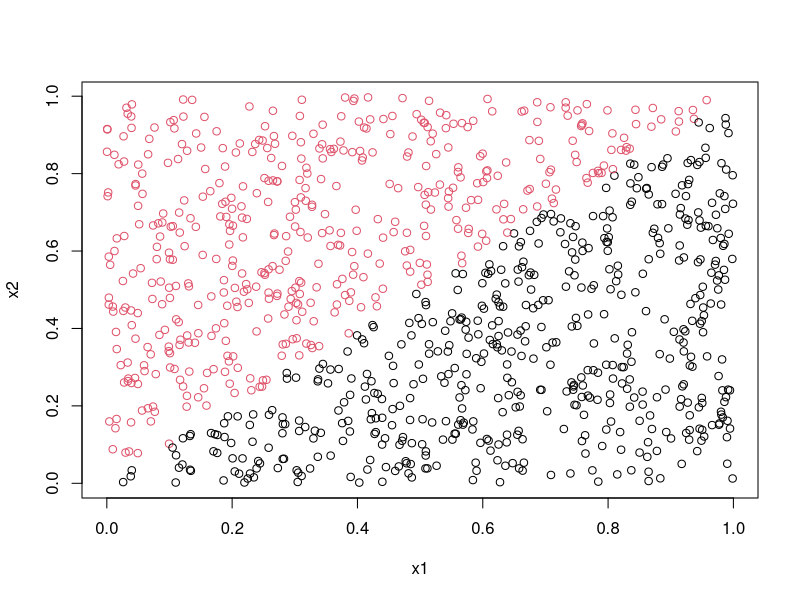
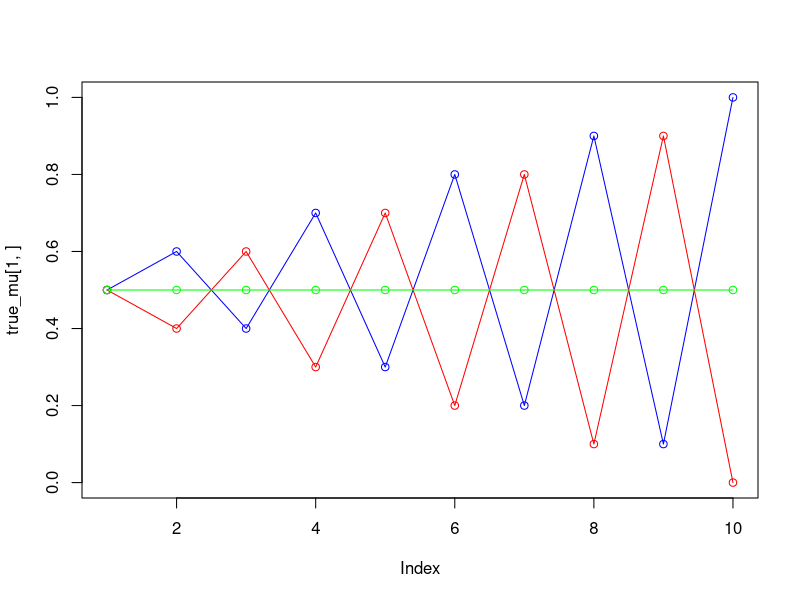
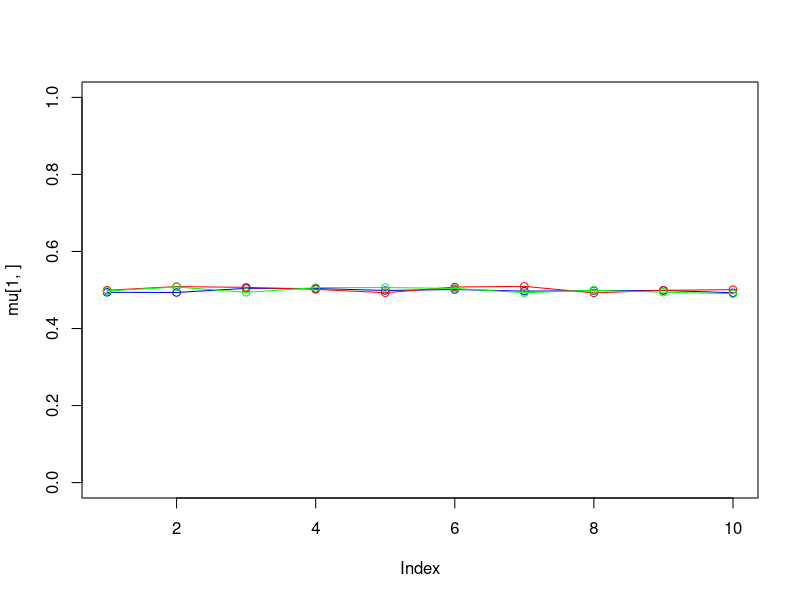
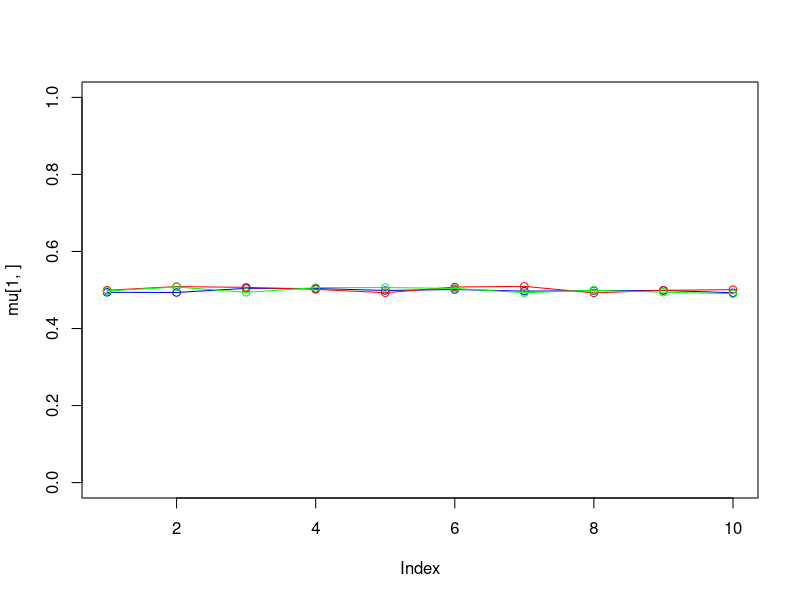
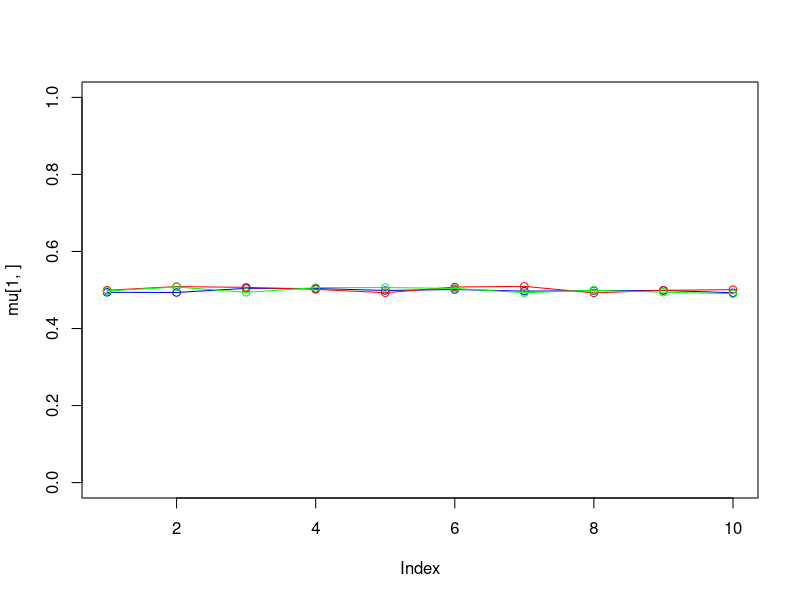
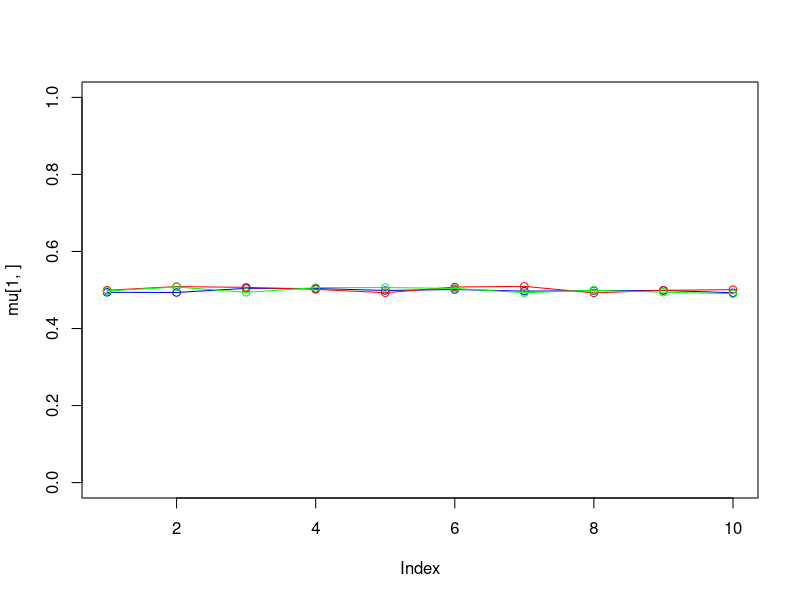
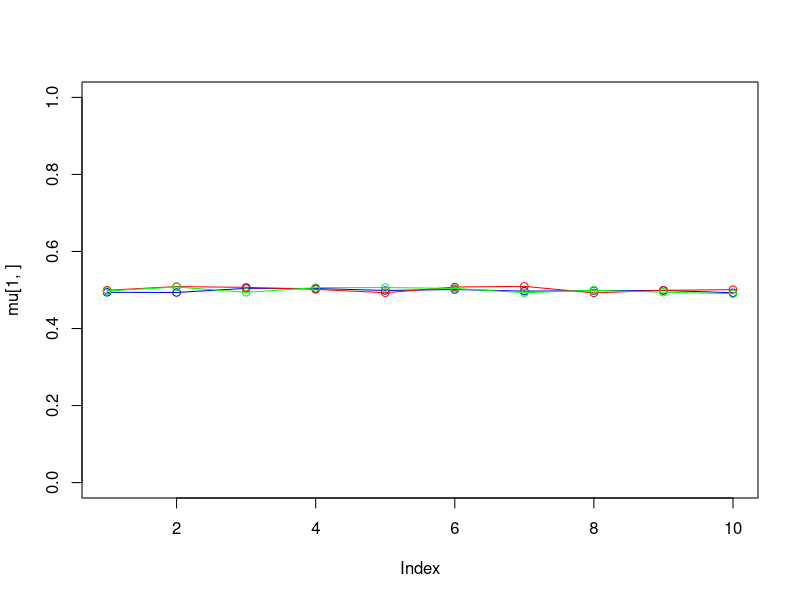
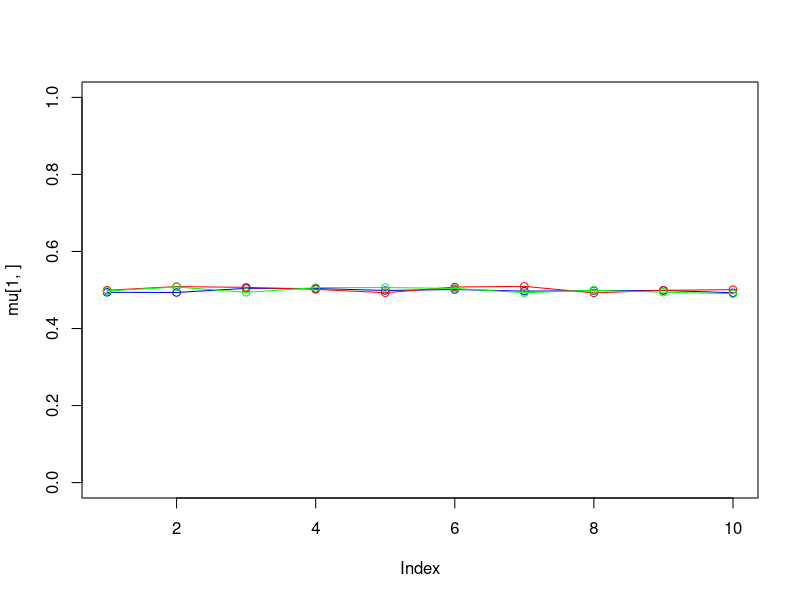

These figures' R source, in order:
## ---- chunk 1
knitr::opts_chunk$set(echo = TRUE)
## ---- chunk 2
library(randomForest)
## ---- chunk 3
x1<-runif(100)
x2<-runif(100)
trdata<-cbind(x1,x2)
y<-as.numeric(x1<x2)
trlabels<-as.factor(y)
## ---- chunk 4
set.seed(1234)
x1<-runif(1000)
x2<-runif(1000)
tedata<-cbind(x1,x2)
y<-as.numeric(x1<x2)
telabels<-as.factor(y)
plot(x1,x2,col=(y+1))
## ---- chunk 5

## ---- chunk 6

## ---- chunk 7

## ---- chunk 8
set.seed(1234567890)
max_it <- 100 # max number of EM iterations
min_change <- 0.1 # min change in log lik between two consecutive iterations
n=1000 # number of training points
D=10 # number of dimensions
x <- matrix(nrow=n, ncol=D) # training data
true_pi <- vector(length = 3) # true mixing coefficients
true_mu <- matrix(nrow=3, ncol=D) # true conditional distributions
true_pi=c(1/3, 1/3, 1/3)
true_mu[1,]=c(0.5,0.6,0.4,0.7,0.3,0.8,0.2,0.9,0.1,1)
true_mu[2,]=c(0.5,0.4,0.6,0.3,0.7,0.2,0.8,0.1,0.9,0)
true_mu[3,]=c(0.5,0.5,0.5,0.5,0.5,0.5,0.5,0.5,0.5,0.5)
plot(true_mu[1,], type="o", col="blue", ylim=c(0,1))
points(true_mu[2,], type="o", col="red")
points(true_mu[3,], type="o", col="green")
# Producing the training data
for(i in 1:n){
  m <- sample(1:3,1,prob=true_pi)
  for(d in 1:D){
    x[i,d] <- rbinom(1,1,true_mu[m,d])
  }
}
M=3 # number of clusters
w <- matrix(nrow=n, ncol=M) # weights
pi <- vector(length = M) # mixing coefficients
mu <- matrix(nrow=M, ncol=D) # conditional distributions
llik <- vector(length = max_it) # log likelihood of the EM iterations
# Random initialization of the parameters
pi <- runif(M,0.49,0.51)
pi <- pi / sum(pi)
for(m in 1:M){
  mu[m,] <- runif(D,0.49,0.51)
}
pi
mu
for(it in 1:max_it) {
  plot(mu[1,], type="o", col="blue", ylim=c(0,1))
  points(mu[2,], type="o", col="red")
  points(mu[3,], type="o", col="green")
  #points(mu[4,], type="o", col="yellow")
  Sys.sleep(0.5)
  # E-step: Computation of the weights
  # Your code here
  #Log likelihood computation.
  # Your code here
  cat("iteration: ", it, "log likelihood: ", llik[it], "\n")
  flush.console()
  # Stop if the lok likelihood has not changed significantly
  # Your code here
  #M-step: ML parameter estimation from the data and weights
  # Your code here
}
pi
mu
plot(llik[1:it], type="o")
